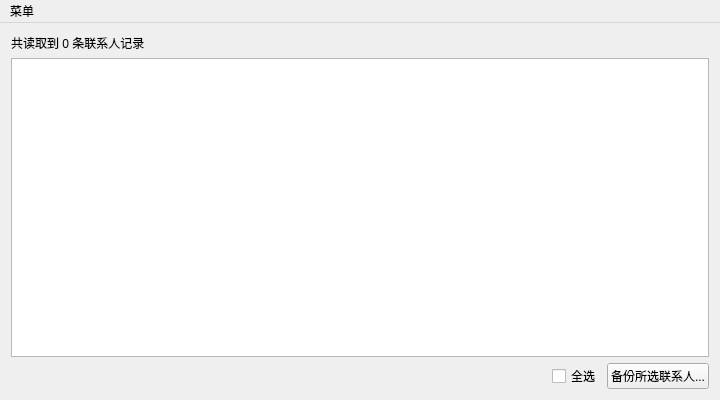
<?xml version="1.0" encoding="UTF-8"?>
<ui version="4.0">
    <class>ContactBackupWindow</class>
    <widget class="QMainWindow" name="ContactBackupWindow">
        <property name="windowModality">
            <enum>Qt::NonModal</enum>
        </property>
        <property name="enabled">
            <bool>true</bool>
        </property>
        <property name="geometry">
            <rect>
                <x>0</x>
                <y>0</y>
                <width>720</width>
                <height>400</height>
            </rect>
        </property>
        <property name="contextMenuPolicy">
            <enum>Qt::DefaultContextMenu</enum>
        </property>
        <property name="windowTitle">
            <string>联系人备份 - 手机助手 for linux</string>
        </property>
        <property name="layoutDirection">
            <enum>Qt::LeftToRight</enum>
        </property>
        <widget class="QWidget" name="centralwidget">
            <property name="enabled">
                <bool>true</bool>
            </property>
            <property name="contextMenuPolicy">
                <enum>Qt::NoContextMenu</enum>
            </property>
            <layout class="QVBoxLayout" name="verticalLayout_2">
                <item>
                    <layout class="QVBoxLayout" name="verticalLayout">
                        <item>
                            <widget class="QLabel" name="label_contact_amount">
                                <property name="text">
                                    <string>共读取到 0 条联系人记录</string>
                                </property>
                            </widget>
                        </item>
                        <item>
                            <widget class="QTableView" name="table_contact_list"/>
                        </item>
                        <item>
                            <layout class="QHBoxLayout" name="horizontalLayout">
                                <item>
                                    <spacer name="horizontalSpacer">
                                        <property name="orientation">
                                            <enum>Qt::Horizontal</enum>
                                        </property>
                                        <property name="sizeHint" stdset="0">
                                            <size>
                                                <width>40</width>
                                                <height>20</height>
                                            </size>
                                        </property>
                                    </spacer>
                                </item>
                                <item>
                                    <widget class="QCheckBox" name="checkbox_select_all">
                                        <property name="text">
                                            <string>全选</string>
                                        </property>
                                    </widget>
                                </item>
                                <item>
                                    <widget class="QPushButton" name="button_backup">
                                        <property name="text">
                                            <string>备份所选联系人...</string>
                                        </property>
                                        <property name="icon">
                                            <iconset theme="document-export"/>
                                        </property>
                                    </widget>
                                </item>
                            </layout>
                        </item>
                    </layout>
                </item>
            </layout>
        </widget>
        <widget class="QMenuBar" name="menuBar">
            <property name="geometry">
                <rect>
                    <x>0</x>
                    <y>0</y>
                    <width>720</width>
                    <height>27</height>
                </rect>
            </property>
            <widget class="QMenu" name="menu">
                <property name="title">
                    <string>菜单</string>
                </property>
                <addaction name="action_rescan_contact_list"/>
                <addaction name="separator"/>
                <addaction name="action_2"/>
            </widget>
            <addaction name="menu"/>
        </widget>
        <action name="action_rescan_contact_list">
            <property name="icon">
                <iconset theme="view-refresh"/>
            </property>
            <property name="text">
                <string>重新读取联系人</string>
            </property>
        </action>
        <action name="action_2">
            <property name="icon">
                <iconset theme="window-close"/>
            </property>
            <property name="text">
                <string>关闭</string>
            </property>
        </action>
    </widget>
    <layoutdefault spacing="6" margin="11"/>
    <resources/>
    <connections>
        <connection>
            <sender>action_2</sender>
            <signal>triggered()</signal>
            <receiver>ContactBackupWindow</receiver>
            <slot>close()</slot>
            <hints>
                <hint type="sourcelabel">
                    <x>-1</x>
                    <y>-1</y>
                </hint>
                <hint type="destinationlabel">
                    <x>359</x>
                    <y>199</y>
                </hint>
            </hints>
        </connection>
    </connections>
</ui>
